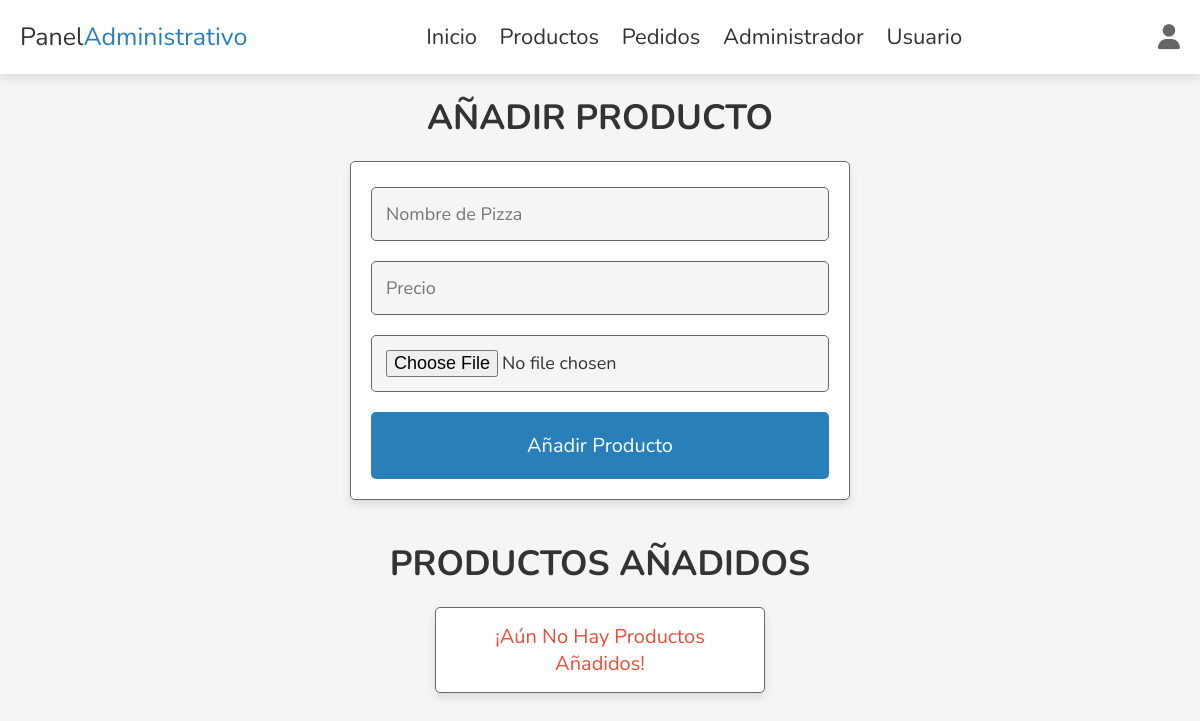
Page /Backend-Breaktime/admin_products.php (signed in) on the earlier database version.
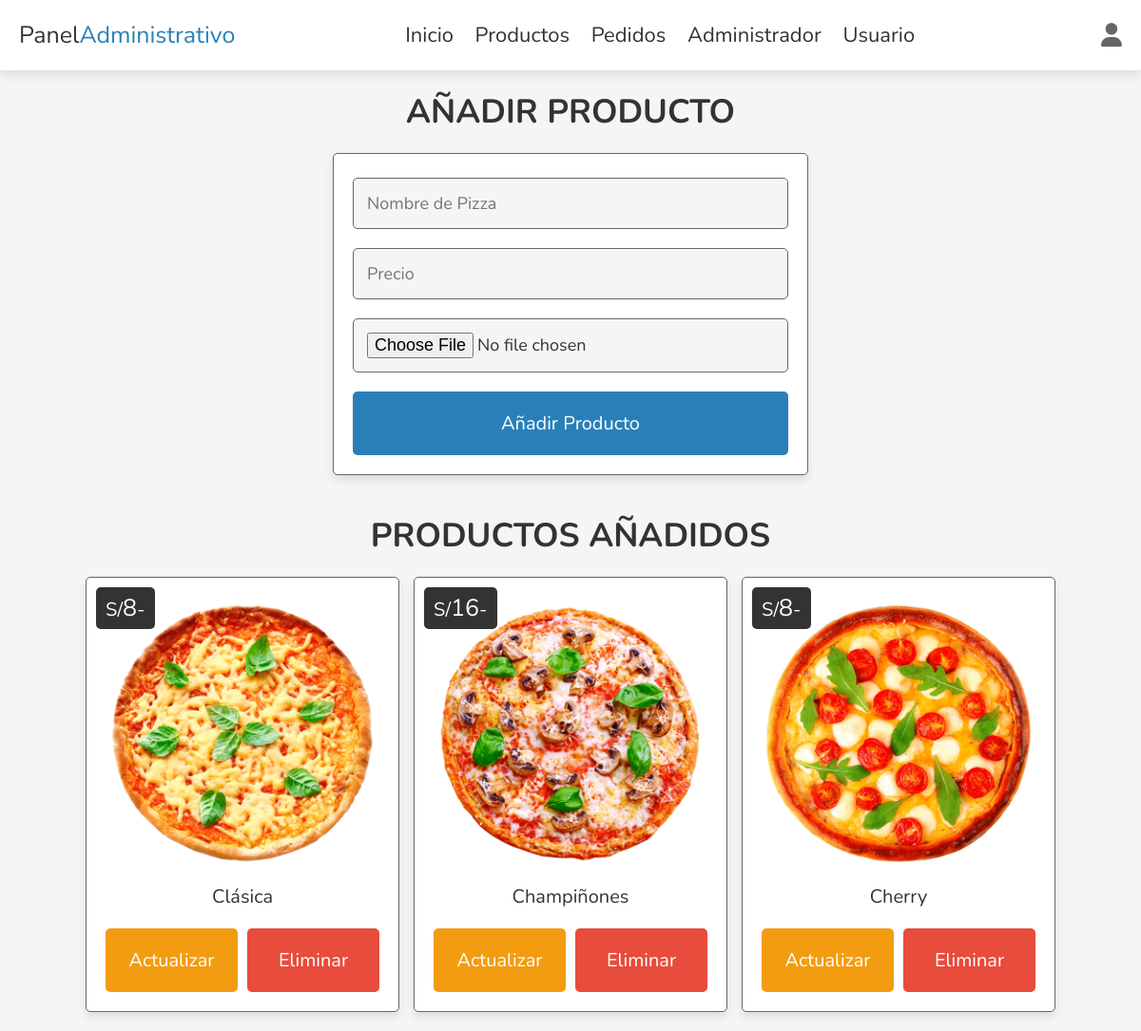
Same page on the later database version.
### tables this page shows
CREATE TABLE `products` (
  `id` int(100) NOT NULL,
  `name` varchar(100) NOT NULL,
  `price` int(10) NOT NULL,
  `image` varchar(100) NOT NULL
);

### Backend-Breaktime/admin_products.php (the view, shortened to what this page needs)
<?php
include 'config.php';
?>
<!DOCTYPE html>
<html lang="es">
<head>
    <link rel="stylesheet" href="https://cdnjs.cloudflare.com/ajax/libs/font-awesome/6.1.1/css/all.min.css">
    <link rel="stylesheet" href="css/admin_style.css">
</head>
<body>
    <?php include 'admin_header.php'?>
    <section class="add-products">
        <h1 class="heading">Añadir Producto</h1>
        <form action="" method="post" enctype="multipart/form-data">
            <input type="text" class="box" required maxlength="100" placeholder="Nombre de Pizza" name="name">
            <input type="number" min="0" class="box" required max="9999999999" placeholder="Precio"
                onkeypress="if(this.value.length == 10) return false;" name="price">
            <input type="file" name="image" accept="image/jpg, image/jpeg, image/png" class="box" required>
            <input type="submit" value="Añadir Producto" class="btn" name="add_product">
        </form>
    </section>
    <section class="show-products">
        <h1 class="heading">Productos Añadidos</h1>
        <div class="box-container">
            <?php
            $select_products = $conn->prepare("SELECT * FROM `products`");
            $select_products->execute();
            if($select_products->rowCount() > 0){
                while($fetch_products = $select_products->fetch(PDO::FETCH_ASSOC)){
            ?>
            <div class="box">
                <div class="price">S/<span><?= $fetch_products['price']; ?></span>-</div>
                <img src="Img/img_subidas/<?= $fetch_products['image']; ?>" alt="">
                <div class="name"><?= $fetch_products['name']; ?></div>
                <div class="flex-btn">
                    <a href="admin_product_update.php?update=<?= $fetch_products['id']; ?>"
                        class="option-btn">Actualizar</a>
                    <a href="admin_products.php?delete=<?= $fetch_products['id']; ?>" class="delete-btn"
                        onclick="return confirm('¿Eliminar este producto?');">Eliminar</a>
                </div>
            </div>
            <?php
            }
            }else{
                echo '<p class="empty">¡Aún no hay productos añadidos!</p>';
            }
            ?>
        </div>
    </section>
</body>
</html>

### Backend-Breaktime/admin_header.php (shortened to what this page needs)
<header class="header">
    <section class="flex">
        <a href="admin_page.php" class="logo">Panel<span>Administrativo</span></a>
        <nav class="navbar">
            <a href="admin_page.php">Inicio</a>
            <a href="admin_products.php">Productos</a>
            <a href="admin_orders.php">Pedidos</a>
            <a href="admin_accounts.php">Administrador</a>
            <a href="users_accounts.php">Usuario</a>
        </nav>
        <div class="icons">
            <div id="user-btn" class="fas fa-user"></div>
        </div>
    </section>
</header>

### Backend-Breaktime/css/admin_style.css (style rules this page uses)
:root { --main-color: #2980b9; --red: #e74c3c; --orange: #f39c12; --black: #333; --white: #fff; --light-bg: #f5f5f5; --light-color: #666; --border: .1rem solid var(--light-color); --box-shadow: 0 .5rem 1rem rgba(0, 0, 0, .1); }
* { font-family: 'Nunito', sans-serif; margin: 0; padding: 0; box-sizing: border-box; outline: none; border: none; text-decoration: none; transition: .2s linear; }
html { font-size: 62.5%; overflow-x: hidden; scroll-behavior: smooth; scroll-padding-top: 7rem; }
body { background: var(--light-bg); }
section { padding: 2rem; margin: 0 auto; max-width: 1200px; }
.heading { text-align: center; margin-bottom: 2rem; font-size: 3.5rem; color: var(--black); text-transform: uppercase; }
.delete-btn, .option-btn, .btn { display: block; width: 100%; margin-top: 1rem; border-radius: .5rem; padding: 2rem 2rem; font-size: 2rem; color: var(--white); cursor: pointer; text-transform: capitalize; text-align: center; }
.btn { background-color: var(--main-color); }
.delete-btn { background-color: var(--red); }
.option-btn { background-color: var(--orange); }
.flex-btn { display: flex; gap: 1rem; }
.header { position: sticky; top: 0; left: 0; right: 0; background-color: var(--white); box-shadow: var(--box-shadow); z-index: 1000; }
.header .flex { display: flex; align-items: center; justify-content: space-between; position: relative; }
.header .flex .logo { font-size: 2.5rem; color: var(--black); }
.header .flex .logo span { color: var(--main-color); }
.header .flex .navbar a { margin: 0 1rem; font-size: 2.2rem; color: var(--black); }
.header .flex .icons div { font-size: 2.5rem; color: var(--light-color); cursor: pointer; margin-left: 1.7rem; }
.add-products form { max-width: 50rem; margin: 0 auto; background-color: var(--white); border-radius: .5rem; box-shadow: var(--box-shadow); padding: 2rem; border: var(--border); padding-top: 1.5rem; }
.add-products form .box { width: 100%; padding: 1.4rem; font-size: 1.8rem; color: var(--black); border-radius: .5rem; border: var(--border); background-color: var(--light-bg); margin: 1rem 0; }
.show-products .box-container { display: grid; grid-template-columns: repeat(auto-fit, 33rem); gap: 1.5rem; align-items: flex-start; justify-content: center; }
.show-products .box-container .box { padding: 2rem; text-align: center; border-radius: .5rem; border: var(--border); background-color: var(--white); box-shadow: var(--box-shadow); position: relative; }
.show-products .box-container .box img { width: 100%; }
.show-products .box-container .box .price { position: absolute; top: 1rem; left: 1rem; border-radius: .5rem; background-color: var(--black); color: var(--white); padding: .5rem 1rem; font-size: 2rem; }
.show-products .box-container .box .price span { font-size: 2.5rem; }
.show-products .box-container .box .name { margin: 1rem 0; font-size: 2rem; color: var(--black); }
.empty { padding: 1.5rem; background: var(--white); color: var(--red); border-radius: .5rem; border: var(--border); font-size: 2rem; text-align: center; box-shadow: var(--box-shadow); text-transform: capitalize; }

Differences in the rows shown:
added products: price "8", image (picture), name "Clásica"
added products: price "16", image (picture), name "Champiñones"
added products: price "8", image (picture), name "Cherry"
Other differences:
text no longer shown: "¡Aún No Hay Productos Añadidos!"
